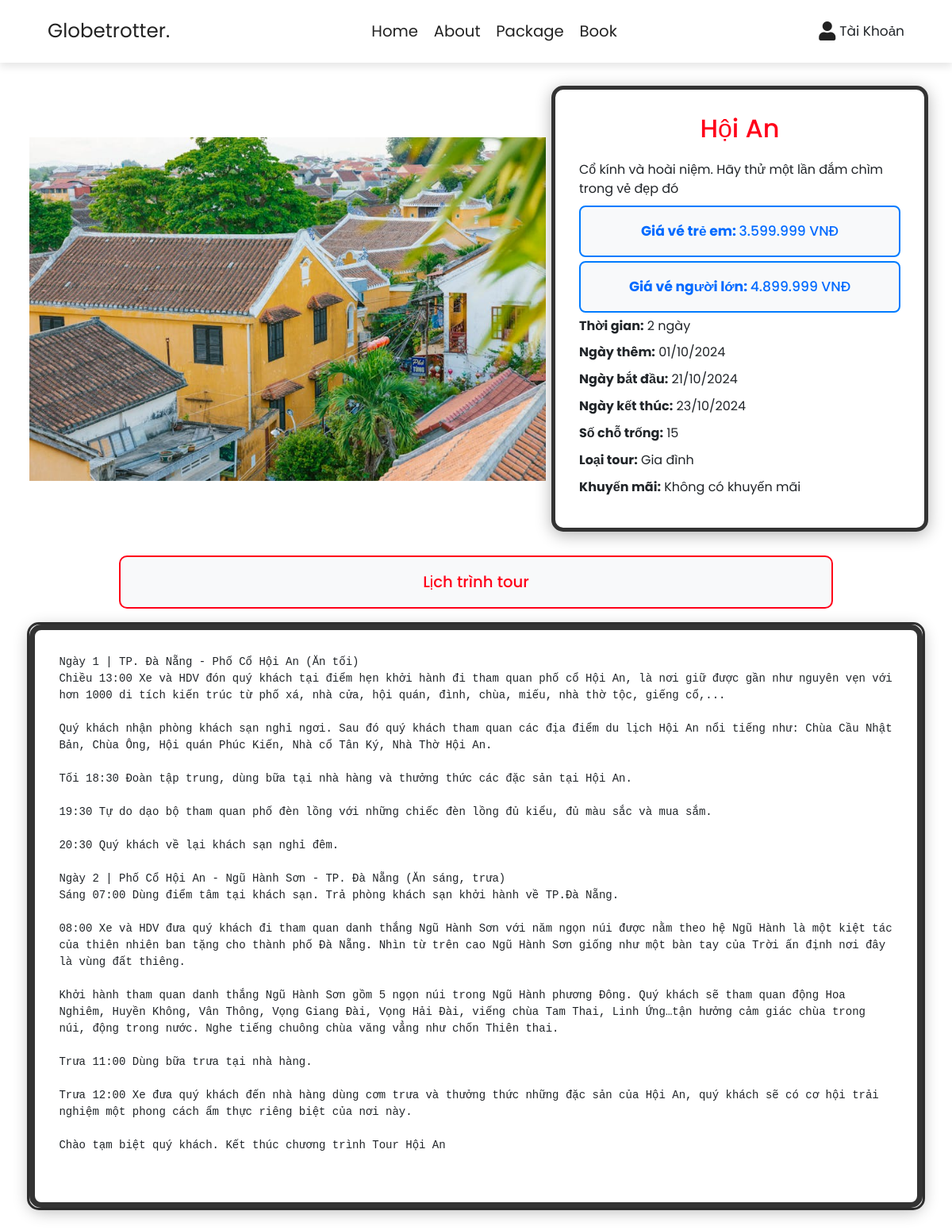
Page /chitiettour.php?tour_id=TITFT001 on the committed database.
### tables this page shows
CREATE TABLE `tour` (
  `TourID` varchar(30) NOT NULL,
  `TourName` varchar(100) NOT NULL,
  `MoTa` text DEFAULT NULL,
  `GiaVeTreEm` decimal(10,2) DEFAULT NULL,
  `GiaVeNguoiLon` decimal(10,2) DEFAULT NULL,
  `ThoiGianTour` int(11) DEFAULT NULL,
  `NgayThem` timestamp NULL DEFAULT NULL,
  `NgayBatDau` date DEFAULT NULL,
  `NgayKetThuc` date DEFAULT NULL,
  `SoCho` int(11) DEFAULT NULL,
  `HinhAnh` text DEFAULT NULL,
  `MaAD` varchar(30) DEFAULT NULL,
  `MaLoai` varchar(30) DEFAULT NULL,
  `MaDXP` varchar(30) DEFAULT NULL,
  `MaKM` varchar(30) DEFAULT NULL,
  `MaHDV` varchar(30) DEFAULT NULL,
  `MaLT` varchar(30) DEFAULT NULL
);

CREATE TABLE `loai_tour` (
  `MaLoai` varchar(30) NOT NULL,
  `TenLoai` varchar(100) NOT NULL,
  `MoTa` text DEFAULT NULL
);

CREATE TABLE `lich_trinh_tour` (
  `MaLT` varchar(30) NOT NULL,
  `FileLT` text DEFAULT NULL
);

### chitiettour.php (the view, shortened to what this page needs)
<?php
$servername = "localhost";
$username = "root";
$password = "";
$dbname = "tour_db";
$conn = new mysqli($servername, $username, $password, $dbname);
$tour_id = isset($_GET['tour_id']) ? $_GET['tour_id'] : "";
$sql = "SELECT t.TourName, t.MoTa, t.GiaVeTreEm, t.GiaVeNguoiLon,
               t.ThoiGianTour, t.NgayThem, t.NgayBatDau, t.NgayKetThuc,
               t.SoCho, t.HinhAnh,
               lt.TenLoai AS TenLoaiTour,
               km.TenKM AS TenKhuyenMai
        FROM tour t
        LEFT JOIN loai_tour lt ON t.MaLoai = lt.MaLoai
        LEFT JOIN khuyen_mai km ON t.MaKM = km.MaKM
        WHERE t.TourID = ?";
$stmt = $conn->prepare($sql);
$stmt->bind_param("s", $tour_id);
$stmt->execute();
$result = $stmt->get_result();
if ($result->num_rows > 0) {
    $tour = $result->fetch_assoc();
} else {
    echo "<p>Tour not found.</p>";
    exit;
}
$sql_lich_trinh = "SELECT FileLT FROM lich_trinh_tour, tour WHERE tour.MaLT = lich_trinh_tour.MaLT and TourID = ?";
$stmt_lich_trinh = $conn->prepare($sql_lich_trinh);
$stmt_lich_trinh->bind_param("s", $tour_id);
$stmt_lich_trinh->execute();
$result_lich_trinh = $stmt_lich_trinh->get_result();
?>
<!DOCTYPE html>
<html lang="vi">
<head>
    <link rel="stylesheet" href="https://unpkg.com/swiper@7/swiper-bundle.min.css" />
    <link rel="stylesheet" href="https://unpkg.com/swiper/swiper-bundle.min.css" />
    <link href="https://cdn.jsdelivr.net/npm/bootstrap@5.3.0/dist/css/bootstrap.min.css" rel="stylesheet">
    <link rel="stylesheet" href="css/style.css?v=<?php echo time(); ?>" type="text/css">
    <link rel="stylesheet" href="https://cdnjs.cloudflare.com/ajax/libs/font-awesome/5.15.4/css/all.min.css">
</head>
<body>
    <section class="header">
        <a style="text-decoration: none;" href="home.php" class="logo">Globetrotter.</a>
        <nav class="navbar">
            <a style="text-decoration: none;" href="home.php">Home</a>
            <a style="text-decoration: none;" href="about.php">About</a>
            <a style="text-decoration: none;" href="package.php">Package</a>
            <a style="text-decoration: none;" href="book.php">Book</a>
        </nav>
        <div class="user-account">
            <div class="user-icon">
                <?php if (isset($_SESSION['username'])): ?>
                    <?php
                    $connection = mysqli_connect('localhost', 'root', '', 'tour_db');
                    if (!$connection) {
                        die("Kết nối thất bại: " . mysqli_connect_error());
                    }
                    $username = $_SESSION['username'];
                    $stmt = $connection->prepare("SELECT avatar FROM khachhang WHERE username = ?");
                    $stmt->bind_param("s", $username);
                    $stmt->execute();
                    $result = $stmt->get_result();
                    if ($result->num_rows > 0) {
                        $row = $result->fetch_assoc();
                        $avatar = $row['avatar'];
                    } else {
                        $avatar = '';
                    }
                    ?>
                    <?php if (!empty($avatar) && file_exists('./uploads/' . $avatar)): ?>
                        <img src="<?php echo htmlspecialchars('./uploads/' . $avatar); ?>" alt="Avatar" class="avatar-img">
                        <span class="username"><?php echo htmlspecialchars($_SESSION['username']); ?></span>
                    <?php else: ?>
                        <span class="fas fa-user"></span>
                        <span class="username"><?php echo htmlspecialchars($_SESSION['username']); ?></span>
                    <?php endif; ?>
                <?php else: ?>
                    <span class="fas fa-user"></span>
                    <span class="account-text">Tài Khoản</span>
                <?php endif; ?>
            </div>
        </div>
    </section>
    <div class="container mt-5">
        <div class="row">
            <div class="col-md-6 img">
                <img src="images/<?php echo htmlspecialchars($tour['HinhAnh']); ?>"
                    alt="<?php echo htmlspecialchars($tour['TourName']); ?>" class="img-fluid">
            </div>
            <div class="col-md-5 tour-info">
                <h1><?php echo htmlspecialchars($tour['TourName']); ?></h1>
                <div class="description">
                    <p><?php echo htmlspecialchars($tour['MoTa']); ?></p>
                </div>
                <div class="price">
                    <h3 class="price1"><strong>Giá vé trẻ em:
                        </strong><?php echo number_format($tour['GiaVeTreEm'], 0, ',', '.'); ?> VNĐ</h3>
                    <h3 class="price2"><strong>Giá vé người lớn: </strong>
                        <?php echo number_format($tour['GiaVeNguoiLon'], 0, ',', '.'); ?> VNĐ</h3>
                </div>
                <div class="additional-info">
                    <p><strong>Thời gian:</strong> <?php echo htmlspecialchars($tour['ThoiGianTour']); ?> ngày</p>
                    <p><strong>Ngày thêm:</strong>
                        <?php echo htmlspecialchars(date("d/m/Y", strtotime($tour['NgayThem']))); ?></p>
                    <p><strong>Ngày bắt đầu:</strong>
                        <?php echo htmlspecialchars(date("d/m/Y", strtotime($tour['NgayBatDau']))); ?></p>
                    <p><strong>Ngày kết thúc:</strong>
                        <?php echo htmlspecialchars(date("d/m/Y", strtotime($tour['NgayKetThuc']))); ?></p>
                    <p><strong>Số chỗ trống:</strong> <?php echo htmlspecialchars($tour['SoCho']); ?></p>
                    <p><strong>Loại tour:</strong> <?php echo htmlspecialchars($tour['TenLoaiTour']); ?></p>
                    <p><strong>Khuyến mãi:</strong>
                        <?php echo htmlspecialchars($tour['TenKhuyenMai'] ?? 'Không có khuyến mãi'); ?></p>
                </div>
            </div>
        </div>
        <h1 class="mt-5 lichtrinh">Lịch trình tour</h1>
        <div class="schedule lt">
            <?php
            if ($result_lich_trinh->num_rows > 0) {
                while ($row_lich_trinh = $result_lich_trinh->fetch_assoc()) {
                    $file_path = 'LichTrinh/' . $row_lich_trinh['FileLT'];
                    if (file_exists($file_path)) {
                        $file_content = file_get_contents($file_path);
                        echo "<pre>" . htmlspecialchars($file_content) . "</pre>";
                    } else {
                        echo "<p>Không tìm thấy lịch trình chi tiết.</p>";
                    }
                }
            } else {
                echo "<p>Không có lịch trình cho tour này.</p>";
            }
            ?>
        </div>
    </div>
</body>
</html>

### css/style.css (style rules this page uses)
:root { --main-color: #fff9; --black: #222; --white: #fff; --light-black: #777; --light-white: #fff9; --dark-bg: rgba(0, 0, 0, 0.7); --light-bg: #eee; --border: 0.1rem solid var(--black); --box-shadow: 0 0.5rem 1rem rgba(0, 0, 0, 0.1); --text-shadow: 0 0.5rem 3rem rgba(0, 0, 0, 0.3); }
* { font-family: "Poppins", sans-serif; margin: 0; padding: 0; box-sizing: border-box; outline: none; border: none; text-decoration: none; }
html { font-size: 61.5%; overflow-x: hidden; }
section { padding: 5rem 10%; }
.user-account { position: relative; display: inline-block; margin-left: 20px; }
.user-icon { display: flex; align-items: center; cursor: pointer; }
.user-icon .fas { font-size: 24px; margin-right: 5px; }
.account-text { font-size: 17px; }
.fa-user { color: var(--black); }
.header { position: sticky; top: 0; left: 0; right: 0; z-index: 1000; background-color: var(--white); display: flex; padding-top: 2rem; padding-bottom: 2rem; box-shadow: var(--box-shadow); align-items: center; justify-content: space-between; }
.header .logo { font-size: 2.5rem; color: var(--black); }
.header .navbar a { font-size: 2rem; margin-left: 2rem; color: var(--black); transition: background-color 0.3s ease, box-shadow 0.3s ease; }
.schedule { background-color: #f9f9f9; border: 1px solid #ddd; border-radius: 5px; padding: 20px; margin-top: 20px; font-size: 16px; }
.schedule pre { white-space: pre-wrap; word-wrap: break-word; font-family: monospace; background-color: #fff; padding: 10px; }
.tour-info { font-size: 16px; }
@media (max-width: 1200px) { section { padding: 3rem 5%; } }
.tour-info { border: 5px solid #333; box-shadow: 0 4px 20px rgba(0, 0, 0, 0.3); border-radius: 15px; padding: 30px; background-color: #ffffff; transition: transform 0.2s; }
.tour-info::before { content: ""; position: absolute; top: -10px; left: -10px; right: -10px; bottom: -10px; border: 3px solid #333; border-radius: 15px; z-index: -1; }
.price1, .price2 { border: 2px solid #007bff; border-radius: 8px; padding: 20px; background-color: #f8f9fa; color: #006aff; text-align: center; transition: background-color 0.3s; }
.col-md-6 { display: flex; align-items: center; justify-content: center; gap: 20px; flex: 1; height: auto; width: 100%; }
.lichtrinh { display: flex; justify-content: center; align-items: center; border: 2px solid #ff0019; border-radius: 10px; padding: 20px; background-color: #f8f9fa; width: 80%; margin: 20px auto; transition: transform 0.2s; }
.mt-5 h1 { text-align: center; color: #ff0019; font-size: 2em; margin-bottom: 20px; }
.lt { border: 7px solid #333; box-shadow: 0 4px 20px rgba(0, 0, 0, 0.3); border-radius: 15px; position: relative; padding: 20px; width: 100%; background-color: #ffffff; }
.lt::before { content: ""; position: absolute; top: -10px; left: -10px; right: -10px; bottom: -10px; border: 3px solid #333; border-radius: 15px; z-index: -1; }

### rows in the picture
tour: HinhAnh (picture), TourName "Hội An", MoTa "Cổ kính và hoài niệm. Hãy thử một lần đắm chìm trong vẻ đẹp đó", GiaVeTreEm "3.599.999", GiaVeNguoiLon "4.899.999", ThoiGianTour "2", NgayThem "01/10/2024", NgayBatDau "21/10/2024", NgayKetThuc "23/10/2024", SoCho "15", MaLoai.TenLoai "Gia đình"
lich_trinh_tour: FileLT "Ngày 1 | TP. Đà Nẵng - Phố Cổ Hội An (Ăn tối) Chiều 13:00 Xe và HDV đón quý khách tại điểm hẹn khởi hành đi tham quan phố cổ Hội An, là nơi giữ được gần như nguyên vẹn với hơn 1000 di tích kiến trúc từ phố xá, nhà cửa, hội quán, đình, chùa, miếu, nhà thờ tộc, giếng cổ,... Quý khách nhận phòng khách sạn nghỉ ngơi. Sau đó quý khách tham quan các địa điểm du lịch Hội An nổi tiếng như: Chùa Cầu Nhật Bản, Chùa Ông, Hội quán Phúc Kiến, Nhà cổ Tân Ký, Nhà Thờ Hội An. Tối 18:30 Đoàn tập trung, dùng bữa tại nhà hàng và thưởng thức các đặc sản tại Hội An. 19:30 Tự do dạo bộ tham quan phố đèn lồng với những chiếc đèn lồng đủ kiểu, đủ màu sắc và mua sắm. 20:30 Quý khách về lại khách sạn nghỉ đêm. Ngày…"

### other values in the picture
$tour['TenKhuyenMai'] "Không có khuyến mãi"
